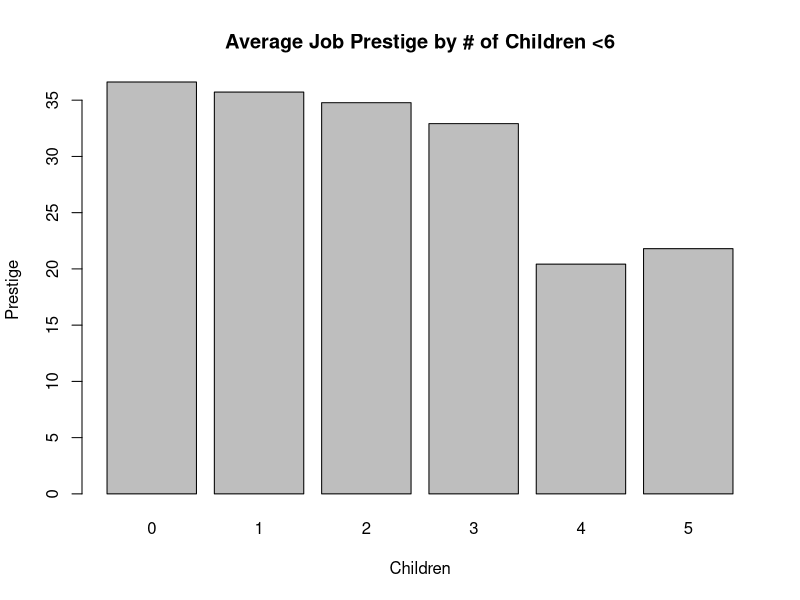
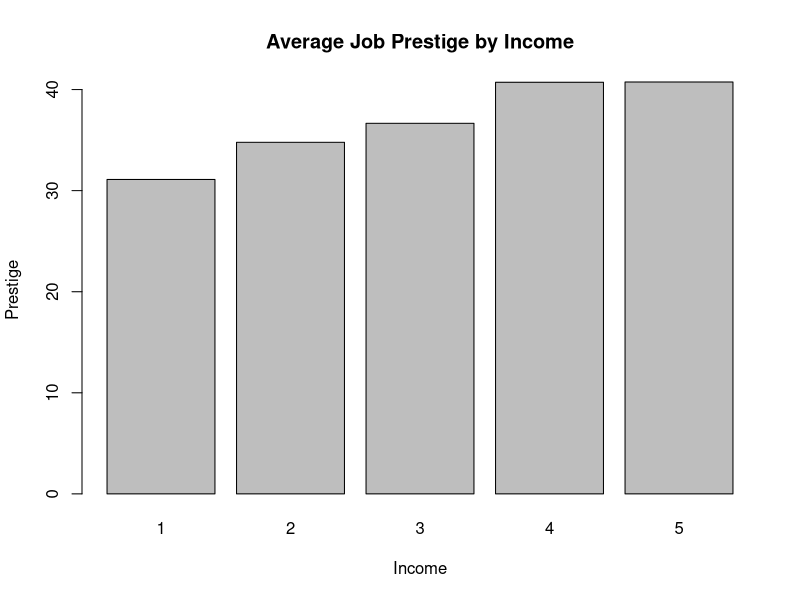

Write R code to recreate these figures, in order.
## ---- chunk 1
knitr::opts_chunk$set(echo = TRUE)
## ---- chunk 2
#load data
library(readxl)
GSS <- read_excel("Data/GSS.xlsx")

#clean data
library(dplyr)
SocialSurvey<-subset(GSS, select=(3:5)) #remove ID and year
SocialSurvey$Income <- recode(SocialSurvey$Income, "Far below average" = 1, "Below average" = 2, "Average" = 3, "Above average" = 4, "Far above average" =5) #recode income variable
SocialSurvey$Income<-as.factor(SocialSurvey$Income) #turn income levels into factors

SocialSurvey
SocialSurvey$Prestige<-as.integer(SocialSurvey$Prestige) #convert type double to integer

#here's the relationships I'm looking at
lm(Prestige~Income, data=SocialSurvey)
lm(Prestige~Income+Children+Income*Children, data=SocialSurvey)

ChildPrestige<-aggregate(SocialSurvey[,1], list(SocialSurvey$Children), mean) #aggregate mean job prestige by number of children
View(ChildPrestige)

#visualize data
barplot(Prestige~Group.1, data=ChildPrestige, main = "Average Job Prestige by # of Children <6", xlab="Children")

SocialSurvey$Child<-ifelse(SocialSurvey$Children>0,"Yes","No") #create binary variable for children
SS<-na.omit(SocialSurvey) #remove missing values
SS

PrestigeAvg<-aggregate(SS[, 1], list(SS$Income), mean) #aggregate average job prestige by income level
View(PrestigeAvg)

#visualize data
barplot(Prestige~Group.1, data=PrestigeAvg, main = "Average Job Prestige by Income", xlab="Income")
